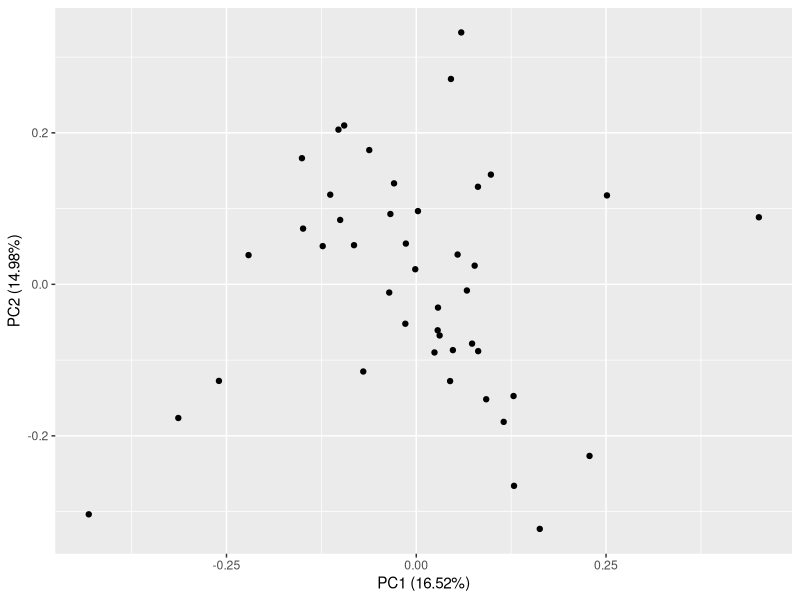
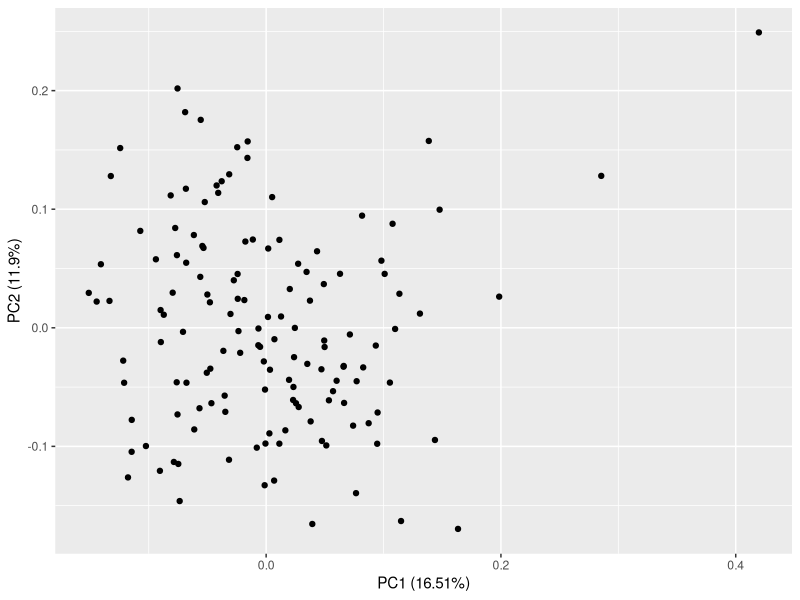
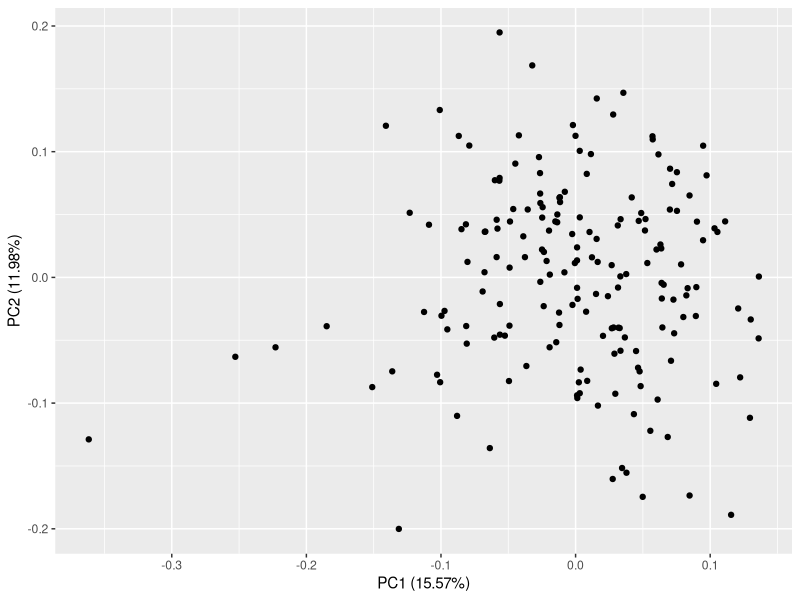
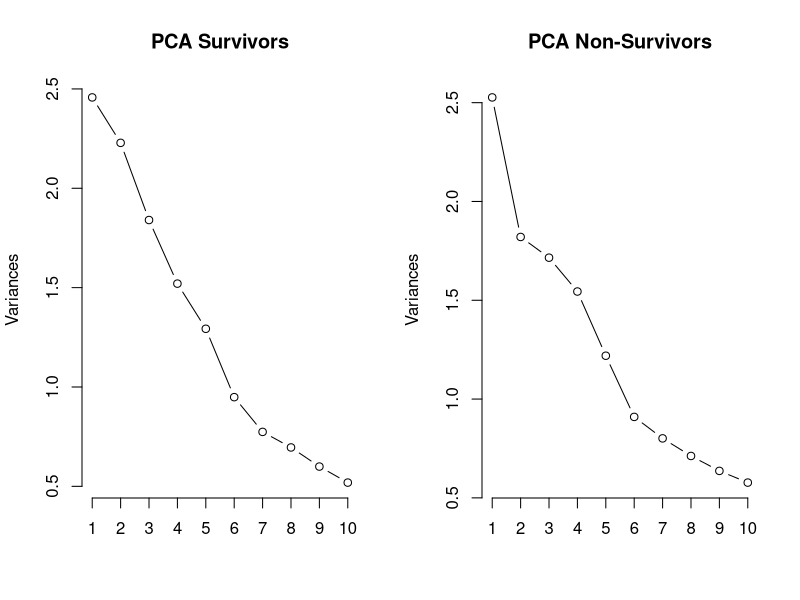
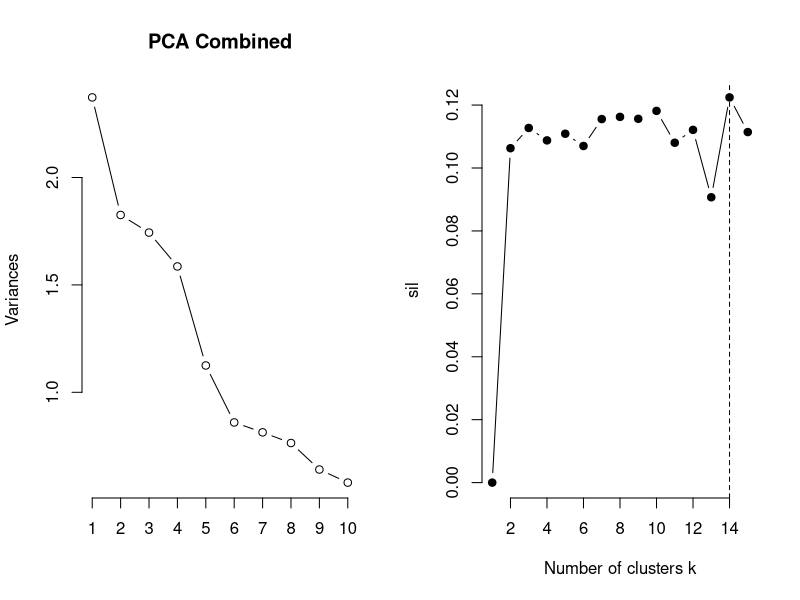
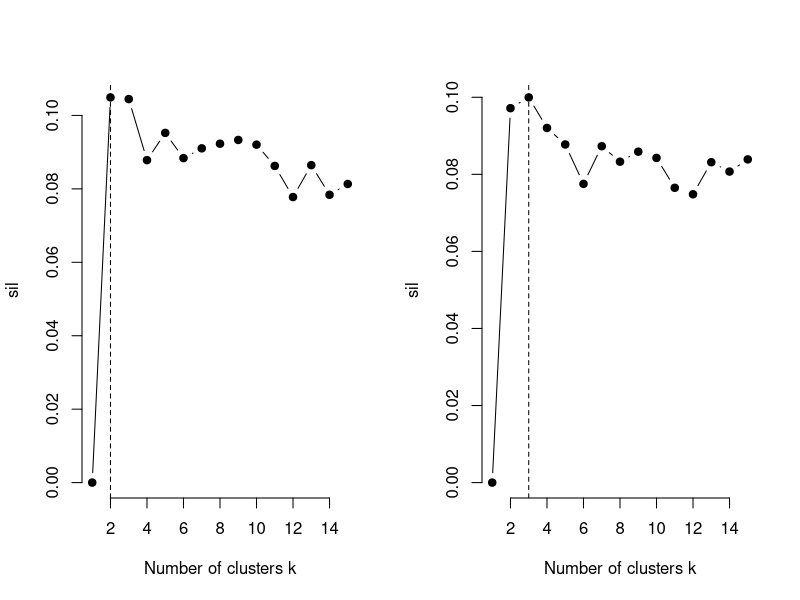
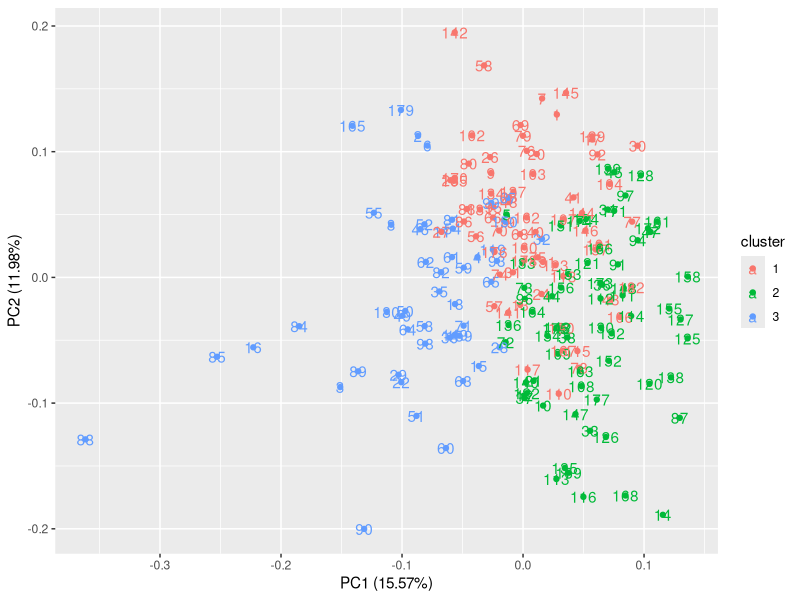
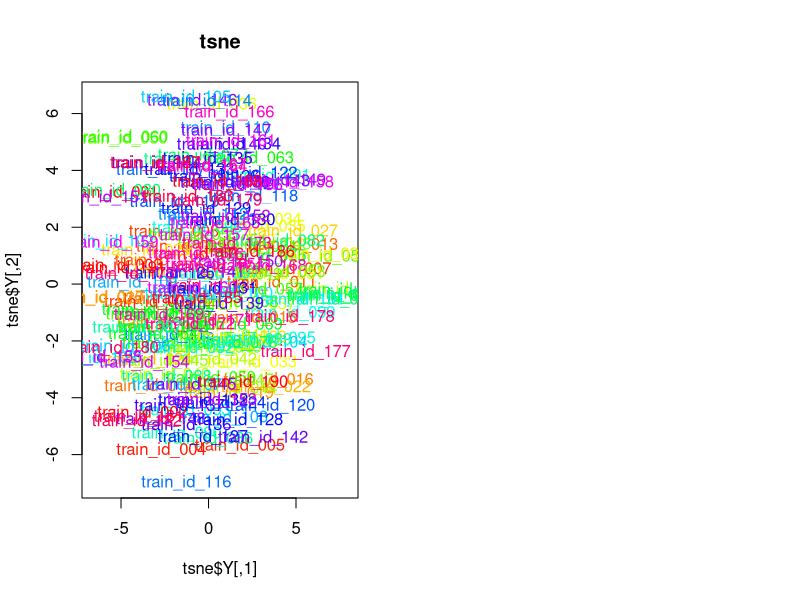

Recreate these plots in R, in order.
## ---- chunk 1
library(tidyverse)
library(ggfortify)
library(dplyr)
## ---- chunk 2
raw_data <- read.csv(file="trainingData-release.csv", header=TRUE, sep=",")
## ---- chunk 3
over260 <- raw_data %>%
  filter(Overall_Survival >= 260)
## ---- chunk 4
non_survivors <- over260 %>%
  filter(vital.status == 'D' & Remission_Duration < 260)
## ---- chunk 5
as.tibble(non_survivors)
## ---- chunk 6
deceased <- raw_data %>%
  filter(vital.status == 'D' & Overall_Survival < 260)
## ---- chunk 7
non_survivors <- rbind(deceased, non_survivors)
## ---- chunk 8
survivors <- over260 %>%
  filter(vital.status == 'A')
## ---- chunk 9
as.tibble(survivors)
## ---- chunk 10
as.tibble(non_survivors)
## ---- chunk 11
survivors_protein <- survivors %>%
  select(X.Patient_id,
         AKT1,
         AKT1_2_3.pS473,
         BAD,
         BAD.pS112,
         BAD.pS136,
         BAD.pS155,
         GSKA_B,
         GSKA_B.pS21_9,
         KIT,
         NPM1,
         NPM1.3542,
         STAT1,
         STAT1.pY701,
         STAT3,
         STAT3.pS727,
         STAT3.pY705,
         STAT5A_B,
         STAT5A_B.pY694,
         TP53,
         TP53.pS15)
## ---- chunk 12
non_survivors_protein <- non_survivors %>%
    select(X.Patient_id,
         AKT1,
         AKT1_2_3.pS473,
         BAD,
         BAD.pS112,
         BAD.pS136,
         BAD.pS155,
         GSKA_B,
         GSKA_B.pS21_9,
         KIT,
         NPM1,
         NPM1.3542,
         STAT1,
         STAT1.pY701,
         STAT3,
         STAT3.pS727,
         STAT3.pY705,
         STAT5A_B,
         STAT5A_B.pY694,
         TP53,
         TP53.pS15)
## ---- chunk 13
View(non_survivors_protein)
## ---- chunk 14
survivors_no_id <- survivors_protein %>%
  select(AKT1,
         AKT1_2_3.pS473,
         BAD,
         BAD.pS112,
         BAD.pS136,
         BAD.pS155,
         GSKA_B,
         GSKA_B.pS21_9,
         KIT,
         NPM1,
         NPM1.3542,
         STAT1,
         STAT1.pY701,
         STAT3,
         STAT3.pS727,
         STAT3.pY705,
         STAT5A_B,
         STAT5A_B.pY694,
         TP53,
         TP53.pS15)
## ---- chunk 15
non_survivors_no_id <- non_survivors_protein %>%
  select(AKT1,
         AKT1_2_3.pS473,
         BAD,
         BAD.pS112,
         BAD.pS136,
         BAD.pS155,
         GSKA_B,
         GSKA_B.pS21_9,
         KIT,
         NPM1,
         NPM1.3542,
         STAT1,
         STAT1.pY701,
         STAT3,
         STAT3.pS727,
         STAT3.pY705,
         STAT5A_B,
         STAT5A_B.pY694,
         TP53,
         TP53.pS15)
## ---- chunk 16
pca_survivors <- prcomp(survivors_no_id)
## ---- chunk 17
pca_non_survivors <- prcomp(non_survivors_no_id)
## ---- chunk 18
autoplot(pca_survivors)
## ---- chunk 19
autoplot(pca_non_survivors)
## ---- chunk 20
combined_prot <- rbind(survivors_protein, non_survivors_protein
                       )
## ---- chunk 21
combined_prot_no_ids <- combined_prot %>%
    select(AKT1,
         AKT1_2_3.pS473,
         BAD,
         BAD.pS112,
         BAD.pS136,
         BAD.pS155,
         GSKA_B,
         GSKA_B.pS21_9,
         KIT,
         NPM1,
         NPM1.3542,
         STAT1,
         STAT1.pY701,
         STAT3,
         STAT3.pS727,
         STAT3.pY705,
         STAT5A_B,
         STAT5A_B.pY694,
         TP53,
         TP53.pS15)
## ---- chunk 22
pca_combined <- prcomp(combined_prot_no_ids)
## ---- chunk 23
autoplot(pca_combined)
## ---- chunk 24
layout(matrix(1:2, ncol = 2))  
  screeplot(pca_survivors, type="lines", main="PCA Survivors")
  screeplot(pca_non_survivors, type="lines", main="PCA Non-Survivors")
## ---- chunk 25
screeplot(pca_combined, type="lines", main="PCA Combined")
## ---- chunk 26
library(cluster)
k.max <- 15
data <- survivors_no_id
sil <- rep(0, k.max)
## ---- chunk 27
# Compute the average silhouette width
# k = 2 to k = 15
for(i in 2:k.max){
  km.res <- kmeans(data, centers = i, nstart = 25)
  ss <- silhouette(km.res$cluster, dist(data))
  sil[i] <- mean(ss[, 3])
}
## ---- chunk 28
# Plot the  average silhouette width
plot(1:k.max, sil, type = "b", pch = 19, 
     frame = FALSE, xlab = "Number of clusters k")
abline(v = which.max(sil), lty = 2)
## ---- chunk 29
library(cluster)
k.max <- 15
data <- non_survivors_no_id
sil <- rep(0, k.max)
## ---- chunk 30
# Compute the average silhouette width
# k = 2 to k = 15
for(i in 2:k.max){
  km.res <- kmeans(data, centers = i, nstart = 25)
  ss <- silhouette(km.res$cluster, dist(data))
  sil[i] <- mean(ss[, 3])
}
## ---- chunk 31
# Plot the  average silhouette width
plot(1:k.max, sil, type = "b", pch = 19, 
     frame = FALSE, xlab = "Number of clusters k")
abline(v = which.max(sil), lty = 2)
## ---- chunk 32
library(cluster)
k.max <- 15
data <- combined_prot_no_ids
sil <- rep(0, k.max)
## ---- chunk 33
# Compute the average silhouette width
# k = 2 to k = 15
for(i in 2:k.max){
  km.res <- kmeans(data, centers = i, nstart = 25)
  ss <- silhouette(km.res$cluster, dist(data))
  sil[i] <- mean(ss[, 3])
}
## ---- chunk 34
# Plot the  average silhouette width
plot(1:k.max, sil, type = "b", pch = 19, 
     frame = FALSE, xlab = "Number of clusters k")
abline(v = which.max(sil), lty = 2)
## ---- chunk 35
set.seed(876)
autoplot(kmeans(combined_prot_no_ids, 3), data=combined_prot, label=TRUE)
## ---- chunk 36
k <- kmeans(combined_prot_no_ids, 3)
## ---- chunk 37
#View(k)
## ---- chunk 38
#one <- k$cluster == 1
## ---- chunk 39
#two <- k$cluster == 2
## ---- chunk 40
#three <- k$cluster == 3
## ---- chunk 41
#View(one)
## ---- chunk 42
library(Rtsne)
## ---- chunk 43
Labels <- combined_prot$X.Patient_id   # assign the true labels to a new vector and make them factors
combined_prot$X.Patient_id <- as.factor(combined_prot$X.Patient_id)
## ---- chunk 44
colors = rainbow(length(unique(combined_prot$X.Patient_id))) # a way to make the plot pretty
names(colors) = unique(combined_prot$X.Patient_id)
## ---- chunk 45
tsne <- Rtsne(combined_prot[,-1], dims = 2, perplexity = 30, verbose = TRUE, max_iter = 500) # perform tsne for 2 dimensions

## ---- chunk 46
plot(tsne$Y, t='n', main="tsne")   # plot the tsne
text(tsne$Y, labels=combined_prot$X.Patient_id, col=colors[combined_prot$X.Patient_id])
## ---- chunk 47
set.seed(890)
tsne <- Rtsne(combined_prot_no_ids, dims = 2, perplexity=30, verbose=TRUE) 

tsne_plot <- data.frame(x = tsne$Y[,1], y = tsne$Y[,2], col = k$cluster)
## ---- chunk 48
ggplot(tsne_plot) + geom_point(aes(x=x, y=y, color = col))
